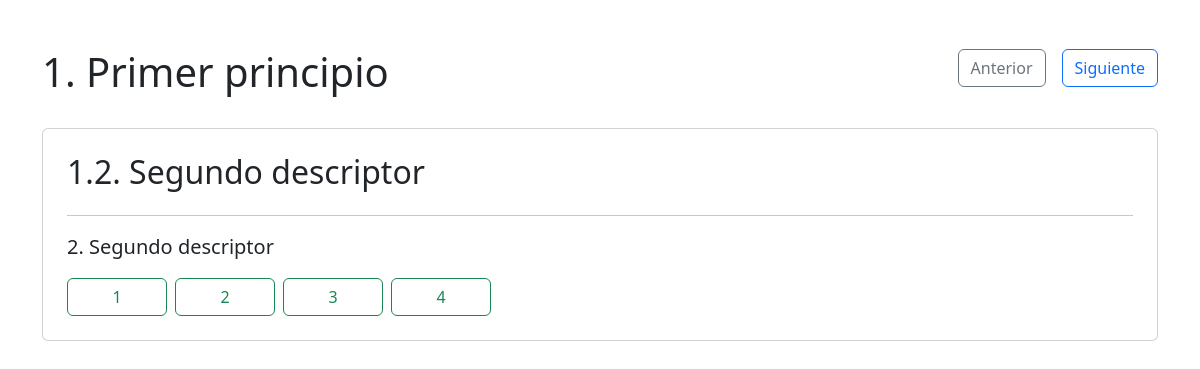
/individual/nuevo/1/4/, run on the app's committed database.
### elama/models/descriptor.py (models this page shows, shortened)
class Descriptor(models.Model):
    class Meta:
        verbose_name_plural = "Descriptores"
    titulo = models.CharField(max_length=200)
    contenido = models.TextField()
    principio = models.ForeignKey(Principio, on_delete=models.CASCADE)

### elama/models/principio.py (models this page shows, shortened)
class Principio(models.Model):
    titulo = models.CharField(max_length=200)
    estrategia = models.ForeignKey(Estrategia, on_delete=models.CASCADE)

### elama/views.py (the view, shortened to what this page needs)
def nuevo_individual_descriptor(request: HttpRequest, autoevaluacion_id: int, descriptor_id: int):
    autoevaluacion = get_object_or_404(Autoevaluacion, pk=autoevaluacion_id)
    descriptor = get_object_or_404(Descriptor, pk=descriptor_id)
    paginacion = IndividualService.paginacion(descriptor=descriptor, autoevaluacion=autoevaluacion)
    volcado = Volcado.objects.filter(
        autoevaluacion_id=autoevaluacion.id,
        descriptor_id=descriptor.id,
    ).first()
    if volcado is not None:
        form = VolcadoForm(instance=volcado)
    else:
        form = VolcadoForm()
    return render(request, 'elama/nuevo_individual_descriptor.html', {
        'autoevaluacion': autoevaluacion,
        'descriptor': descriptor,
        'form': form,
        'codigo_principio': descriptor.principio.titulo.split('.')[0] if '.' in descriptor.principio.titulo else '',
        **paginacion,
    })

### elama/templates/elama/nuevo_individual_descriptor.html (shortened to what this page needs)
{% extends "elama/layouts/base-layout.html" %}
{% block content %}
    <div class="container mt-5">
        <header class="d-flex align-items-center justify-content-between">
            <h1>{{ descriptor.principio.titulo }}</h1>
            <nav class="d-flex align-items-center gap-3 mb-3">
                <a
                        href="
                            {% if  primer_descriptor.id == descriptor.id %}
                            	{% url 'elama:nuevo_individual' autoevaluacion.id %}
                            {% else %}
                                {% url 'elama:nuevo_individual_descriptor' autoevaluacion.id anterior_descriptor.id %}
                            {% endif %}
                        "
                        class="btn btn-outline-secondary"
                >
                    {% if primer_descriptor.id == descriptor.id %}Volver{% else %}Anterior{% endif %}
                </a>
                <button type="button" id="siguiente" class="btn btn-outline-primary">
                    {% if ultimo_descriptor.id == descriptor.id %}Guardar{% else %}Siguiente{% endif %}
                </button>
            </nav>
        </header>
        <article class="card p-4 mt-4">
            <h2>{{ codigo_principio }}.{{ descriptor.titulo }}</h2>
            <hr/>
            <p class="fs-5">{{ descriptor.contenido }}</p>
            <form action="{% url 'elama:nuevo_individual_descriptor' autoevaluacion.id siguiente_descriptor.id %}" method="post">
                <div class="d-flex align-items-center gap-2" id="id_respuesta">
                    {% for opcion in form.respuesta %}
                        <div>
                            <label
                                    class="btn btn-outline-success"
                                    for="id_respuesta_{{ opcion.data.value }}"
                                    style="width: 100px;"
                            >
                                {{ opcion.data.value }}
                            </label>
                        </div>
                    {% endfor %}
                </div>
            </form>
        </article>
    </div>
{% endblock %}

### data on the page
Descriptor: principio.titulo "1. Primer principio", titulo "2. Segundo descriptor", contenido "2. Segundo descriptor"

### other printed values
{{ codigo_principio }} "1"
{{ opcion.data.value }} "1" "2" "3" "4"
